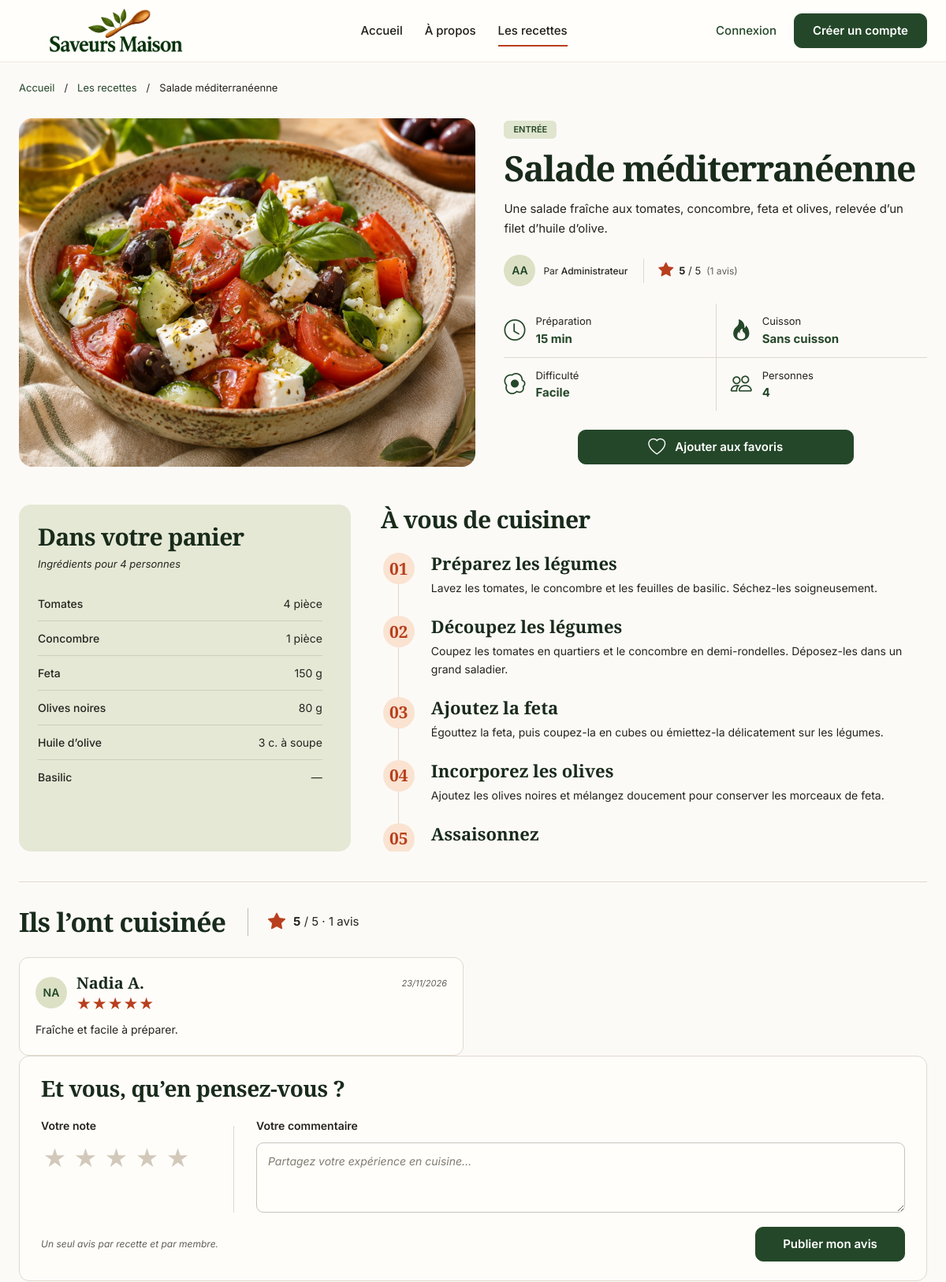
The page /vues/public/recette.php?id=1 (upper part) on the database as committed earlier.
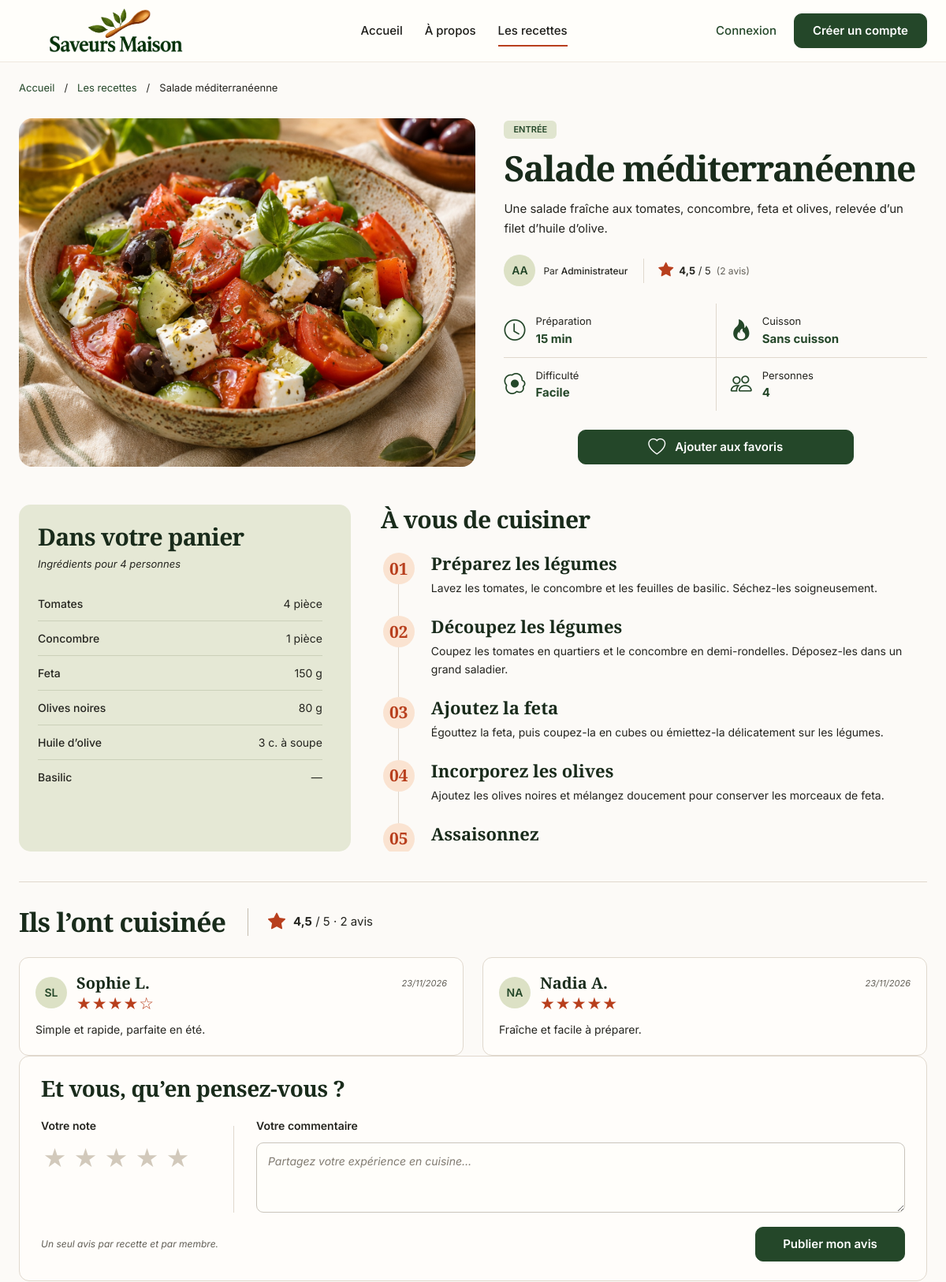
The same page on the database as committed later.
### tables this page shows
CREATE TABLE RECETTE (
  id_recette          INT UNSIGNED AUTO_INCREMENT,

  titre               VARCHAR(100) NOT NULL,
  description         TEXT NOT NULL,

   
   
  photo               VARCHAR(255) NOT NULL,

  nb_personnes        INT UNSIGNED NOT NULL,
  temps_preparation   INT UNSIGNED NOT NULL,
  temps_cuisson       INT UNSIGNED NOT NULL,

  difficulte          ENUM('facile', 'moyenne', 'difficile') NOT NULL,

   
  statut              ENUM('en_attente', 'publiee', 'refusee') NOT NULL DEFAULT 'en_attente',

   
  motif_refus         TEXT NULL,

  date_creation       DATETIME NOT NULL DEFAULT CURRENT_TIMESTAMP,

   
  date_modification   DATETIME NULL,

   
  date_validation     DATETIME NULL,

   
  id_categorie        INT UNSIGNED NOT NULL,
  id_utilisateur      INT UNSIGNED NOT NULL,
  id_validateur       INT UNSIGNED NULL,

  PRIMARY KEY (id_recette),

   
  CONSTRAINT chk_recette_nb_personnes CHECK (nb_personnes > 0),
  CONSTRAINT chk_recette_temps_preparation CHECK (temps_preparation >= 0),
  CONSTRAINT chk_recette_temps_cuisson CHECK (temps_cuisson >= 0),

   
   
   
  CONSTRAINT fk_recette_categorie
    FOREIGN KEY (id_categorie) REFERENCES CATEGORIE (id_categorie)
    ON DELETE RESTRICT ON UPDATE CASCADE,

   
  CONSTRAINT fk_recette_utilisateur
    FOREIGN KEY (id_utilisateur) REFERENCES UTILISATEUR (id_utilisateur)
    ON DELETE RESTRICT ON UPDATE CASCADE,

   
   
  CONSTRAINT fk_recette_validateur
    FOREIGN KEY (id_validateur) REFERENCES UTILISATEUR (id_utilisateur)
    ON DELETE SET NULL ON UPDATE CASCADE
);

CREATE TABLE CATEGORIE (
  id_categorie  INT UNSIGNED AUTO_INCREMENT,

   
  nom           VARCHAR(50) NOT NULL,

  PRIMARY KEY (id_categorie),
  UNIQUE KEY uq_categorie_nom (nom)
);

CREATE TABLE UTILISATEUR (
   
  id_utilisateur    INT UNSIGNED AUTO_INCREMENT,

  nom               VARCHAR(50)  NOT NULL,
  prenom            VARCHAR(50)  NOT NULL,

   
  email             VARCHAR(100) NOT NULL,

   
   
  mot_de_passe      VARCHAR(255) NOT NULL,

   
  role              ENUM('membre', 'administrateur') NOT NULL DEFAULT 'membre',

   
  statut_compte     ENUM('actif', 'desactive') NOT NULL DEFAULT 'actif',

   
  date_inscription  DATETIME NOT NULL DEFAULT CURRENT_TIMESTAMP,

  PRIMARY KEY (id_utilisateur),
  UNIQUE KEY uq_utilisateur_email (email)
);

CREATE TABLE RECETTE_INGREDIENT (
  id_recette     INT UNSIGNED NOT NULL,
  id_ingredient  INT UNSIGNED NOT NULL,

   
   
  quantite       DECIMAL(10, 2) NULL,
  unite          VARCHAR(20) NULL,

   
   
  PRIMARY KEY (id_recette, id_ingredient),

  CONSTRAINT chk_recette_ingredient_quantite CHECK (quantite IS NULL OR quantite > 0),

   
  CONSTRAINT fk_recette_ingredient_recette
    FOREIGN KEY (id_recette) REFERENCES RECETTE (id_recette)
    ON DELETE CASCADE ON UPDATE CASCADE,

   
  CONSTRAINT fk_recette_ingredient_ingredient
    FOREIGN KEY (id_ingredient) REFERENCES INGREDIENT (id_ingredient)
    ON DELETE RESTRICT ON UPDATE CASCADE
);

CREATE TABLE INGREDIENT (
  id_ingredient  INT UNSIGNED AUTO_INCREMENT,
  nom            VARCHAR(50) NOT NULL,

  PRIMARY KEY (id_ingredient),
  UNIQUE KEY uq_ingredient_nom (nom)
);

CREATE TABLE ETAPE (
  id_etape      INT UNSIGNED AUTO_INCREMENT,

  titre         VARCHAR(100) NOT NULL,

   
  numero_ordre  INT UNSIGNED NOT NULL,

  description   TEXT NOT NULL,

   
  id_recette    INT UNSIGNED NOT NULL,

  PRIMARY KEY (id_etape),

   
  UNIQUE KEY uq_etape_recette_ordre (id_recette, numero_ordre),

  CONSTRAINT chk_etape_numero_ordre CHECK (numero_ordre > 0),

   
  CONSTRAINT fk_etape_recette
    FOREIGN KEY (id_recette) REFERENCES RECETTE (id_recette)
    ON DELETE CASCADE ON UPDATE CASCADE
);

CREATE TABLE AVIS (
  id_avis        INT UNSIGNED AUTO_INCREMENT,

   
  note           TINYINT UNSIGNED NOT NULL,

  commentaire    TEXT NOT NULL,
  date_avis      DATETIME NOT NULL DEFAULT CURRENT_TIMESTAMP,

  id_utilisateur INT UNSIGNED NOT NULL,
  id_recette     INT UNSIGNED NOT NULL,

  PRIMARY KEY (id_avis),

   
  UNIQUE KEY uq_avis_utilisateur_recette (id_utilisateur, id_recette),

  CONSTRAINT chk_avis_note CHECK (note BETWEEN 1 AND 5),

  CONSTRAINT fk_avis_utilisateur
    FOREIGN KEY (id_utilisateur) REFERENCES UTILISATEUR (id_utilisateur)
    ON DELETE RESTRICT ON UPDATE CASCADE,

   
  CONSTRAINT fk_avis_recette
    FOREIGN KEY (id_recette) REFERENCES RECETTE (id_recette)
    ON DELETE CASCADE ON UPDATE CASCADE
);

### vues/public/recette.php (the view, shortened to what the rows shown need)
<?php
require_once __DIR__ . '/../../controleurs/RecetteControleur.php';
$controleur = new RecetteControleur();
$donnees = $controleur->afficher();
$nomsDifficultes = [
    'facile' => 'Facile',
    'moyenne' => 'Moyenne',
    'difficile' => 'Difficile',
];
function formaterQuantite(?string $quantite)
{
    $valeur = rtrim(rtrim($quantite, '0'), '.');
    return str_replace('.', ',', $valeur);
}
?>
<!DOCTYPE html>
<html lang="fr">
<head>
  <link rel="stylesheet" href="../../assets/vendor/bootstrap/css/bootstrap.min.css">
  <link rel="stylesheet" href="../../assets/vendor/bootstrap-icons/font/bootstrap-icons.min.css">
  <link rel="stylesheet" href="../../assets/css/style.css">
</head>
<body class="recipe-detail-page">
  <main>
    <div class="container">
      <?php if ($donnees === null): ?>
        <section class="rd-hero">
          <div class="rd-hero-content">
            <h1>Recette introuvable</h1>
            <p class="rd-description">
              Cette recette n’existe pas ou n’est plus disponible.
            </p>
            <a href="recettes.php" class="btn-green">
              Voir toutes les recettes
            </a>
          </div>
        </section>
      <?php else: ?>
        <?php
          $recette = $donnees['recette'];
          $noteMoyenne = $recette['note_moyenne'] !== null
              ? str_replace('.', ',', round($recette['note_moyenne'], 1))
              : null;
        ?>
        <nav class="rd-breadcrumb" aria-label="Fil d’Ariane">
          <a href="accueil.php">Accueil</a>
          <span aria-hidden="true">/</span>
          <a href="recettes.php">Les recettes</a>
          <span aria-hidden="true">/</span>
          <span aria-current="page"><?= htmlspecialchars($recette['titre']) ?></span>
        </nav>
        <section class="rd-hero" aria-labelledby="titre-recette">
          <div class="rd-hero-visual">
            <img
              src="../../assets/images/<?= htmlspecialchars($recette['photo']) ?>"
              alt="<?= htmlspecialchars($recette['titre']) ?>"
              fetchpriority="high"
            >
          </div>
          <div class="rd-hero-content">
            <a href="recettes.php?categorie=<?= (int) $recette['id_categorie'] ?>" class="rd-category">
              <?= htmlspecialchars($recette['categorie']) ?>
            </a>
            <h1 id="titre-recette"><?= htmlspecialchars($recette['titre']) ?></h1>
            <p class="rd-description">
              <?= htmlspecialchars($recette['description']) ?>
            </p>
            <div class="rd-author-rating">
              <div class="rd-author">
                <span class="rd-avatar" aria-hidden="true">
                  <?= strtoupper(mb_substr($recette['auteur_prenom'], 0, 1) . mb_substr($recette['auteur_nom'], 0, 1)) ?>
                </span>
                <span>
                  Par <strong><?= htmlspecialchars($recette['auteur_prenom']) ?></strong>
                </span>
              </div>
              <?php if ($recette['nombre_avis'] > 0): ?>
                <a href="#avis" class="rd-rating-summary">
                  <i class="bi bi-star-fill" aria-hidden="true"></i>
                  <span><strong><?= $noteMoyenne ?></strong> / 5</span>
                  <span class="rd-rating-count">(<?= $recette['nombre_avis'] ?> avis)</span>
                </a>
              <?php else: ?>
                <a href="#avis" class="rd-rating-summary">
                  Aucun avis pour le moment
                </a>
              <?php endif; ?>
            </div>
            <dl class="rd-facts">
              <div class="rd-fact">
                <i class="bi bi-clock" aria-hidden="true"></i>
                <div>
                  <dt>Préparation</dt>
                  <dd><?= (int) $recette['temps_preparation'] ?> min</dd>
                </div>
              </div>
              <div class="rd-fact">
                <i class="bi bi-fire" aria-hidden="true"></i>
                <div>
                  <dt>Cuisson</dt>
                  <dd>
                    <?= $recette['temps_cuisson'] > 0 ? (int) $recette['temps_cuisson'] . ' min' : 'Sans cuisson' ?>
                  </dd>
                </div>
              </div>
              <div class="rd-fact">
                <i class="bi bi-egg-fried" aria-hidden="true"></i>
                <div>
                  <dt>Difficulté</dt>
                  <dd><?= $nomsDifficultes[$recette['difficulte']] ?? $recette['difficulte'] ?></dd>
                </div>
              </div>
              <div class="rd-fact">
                <i class="bi bi-people" aria-hidden="true"></i>
                <div>
                  <dt>Personnes</dt>
                  <dd><?= (int) $recette['nb_personnes'] ?></dd>
                </div>
              </div>
            </dl>
            <a href="connexion.php" class="btn-green rd-favorite-button">
              <i class="bi bi-heart" aria-hidden="true"></i>
              Ajouter aux favoris
            </a>
          </div>
        </section>
        <section class="rd-preparation">
          <aside class="rd-ingredients-panel" aria-labelledby="titre-ingredients">
            <div class="rd-panel-heading">
              <h2 id="titre-ingredients">Dans votre panier</h2>
              <p>Ingrédients pour <?= (int) $recette['nb_personnes'] ?> personnes</p>
            </div>
            <div
              class="rd-panel-scroll rd-ingredients-scroll"
              tabindex="0"
              role="region"
              aria-label="Liste des ingrédients"
            >
              <ul class="rd-ingredient-list">
                <?php foreach ($donnees['ingredients'] as $ingredient): ?>
                  <li>
                    <span><?= htmlspecialchars($ingredient['nom']) ?></span>
                    <span>
                      <?php if ($ingredient['quantite'] !== null): ?>
                        <?= formaterQuantite($ingredient['quantite']) ?> <?= htmlspecialchars($ingredient['unite'] ?? '') ?>
                      <?php else: ?>
                        —
                      <?php endif; ?>
                    </span>
                  </li>
                <?php endforeach; ?>
              </ul>
            </div>
          </aside>
          <div class="rd-steps-panel">
            <div class="rd-panel-heading">
              <h2 id="titre-preparation">À vous de cuisiner</h2>
            </div>
            <div
              class="rd-panel-scroll rd-steps-scroll"
              tabindex="0"
              role="region"
              aria-labelledby="titre-preparation"
            >
              <ol class="rd-step-list">
                <?php foreach ($donnees['etapes'] as $etape): ?>
                  <li>
                    <div class="rd-step-content">
                      <p>
                        <strong><?= htmlspecialchars($etape['titre']) ?></strong>
                        <?= htmlspecialchars($etape['description']) ?>
                      </p>
                    </div>
                  </li>
                <?php endforeach; ?>
              </ol>
            </div>
          </div>
        </section>
        <section id="avis" class="rd-reviews-section" aria-labelledby="titre-avis">
          <div class="rd-reviews-heading">
            <h2 id="titre-avis">Ils l’ont cuisinée</h2>
            <?php if ($recette['nombre_avis'] > 0): ?>
              <p class="rd-reviews-score">
                <i class="bi bi-star-fill" aria-hidden="true"></i>
                <span><strong><?= $noteMoyenne ?></strong> / 5 · <?= $recette['nombre_avis'] ?> avis</span>
              </p>
            <?php endif; ?>
          </div>
          <?php if (count($donnees['avis']) === 0): ?>
            <p>
              Aucun avis pour cette recette pour le moment.
            </p>
          <?php else: ?>
            <div class="rd-reviews-grid">
              <?php foreach ($donnees['avis'] as $avis): ?>
                <?php
                  $initiales = strtoupper(mb_substr($avis['prenom'], 0, 1) . mb_substr($avis['nom'], 0, 1));
                  $etoiles = str_repeat('★', $avis['note']) . str_repeat('☆', 5 - $avis['note']);
                ?>
                <article class="rd-review-card">
                  <div class="rd-review-header">
                    <div class="rd-review-author">
                      <span class="rd-avatar" aria-hidden="true"><?= $initiales ?></span>
                      <div>
                        <h3>
                          <?= htmlspecialchars($avis['prenom'] . ' ' . mb_substr($avis['nom'], 0, 1) . '.') ?>
                        </h3>
                        <div class="rd-review-stars" aria-label="Note : <?= $avis['note'] ?> sur 5">
                          <?= $etoiles ?>
                        </div>
                      </div>
                    </div>
                    <time datetime="<?= $avis['date_avis'] ?>">
                      <?= date('d/m/Y', strtotime($avis['date_avis'])) ?>
                    </time>
                  </div>
                  <p>
                    <?= htmlspecialchars($avis['commentaire']) ?>
                  </p>
                </article>
              <?php endforeach; ?>
            </div>
          <?php endif; ?>
          <div class="rd-review-form-panel">
            <h3>Et vous, qu’en pensez-vous ?</h3>
            <form
              class="rd-review-form"
              onsubmit="event.preventDefault(); window.location.href = 'connexion.php';"
            >
              <div class="rd-review-form-grid">
                <fieldset class="rd-rating-field">
                  <legend>Votre note</legend>
                  <div class="rd-star-options">
                    <div class="rd-star-choice">
                      <label for="note-1">
                        <span aria-hidden="true">★</span>
                      </label>
                    </div>
                    <div class="rd-star-choice">
                      <label for="note-2">
                        <span aria-hidden="true">★</span>
                      </label>
                    </div>
                    <div class="rd-star-choice">
                      <label for="note-3">
                        <span aria-hidden="true">★</span>
                      </label>
                    </div>
                    <div class="rd-star-choice">
                      <label for="note-4">
                        <span aria-hidden="true">★</span>
                      </label>
                    </div>
                    <div class="rd-star-choice">
                      <label for="note-5">
                        <span aria-hidden="true">★</span>
                      </label>
                    </div>
                  </div>
                </fieldset>
                <div class="rd-comment-field">
                  <label for="commentaire">Votre commentaire</label>
                  <textarea
                    id="commentaire"
                    name="commentaire"
                    rows="3"
                    placeholder="Partagez votre expérience en cuisine…"
                    required
                  ></textarea>
                </div>
              </div>
              <div class="rd-review-form-bottom">
                <p>Un seul avis par recette et par membre.</p>
                <button type="submit" class="btn-green">
                  Publier mon avis
                </button>
              </div>
            </form>
          </div>
        </section>
      <?php endif; ?>
    </div>
  </main>
</body>
</html>

Rows that differ between the two databases and show on the page:
now on this page (row edited): avis: id_utilisateur.nom "SL", id_utilisateur.nom "Sophie L.", note "★★★★☆", date_avis "23/11/2026", commentaire "Simple et rapide, parfaite en été."
Other text that changed with them:
$noteMoyenne: "5" → "4,5"
$recette['nombre_avis']: "1" → "2"
